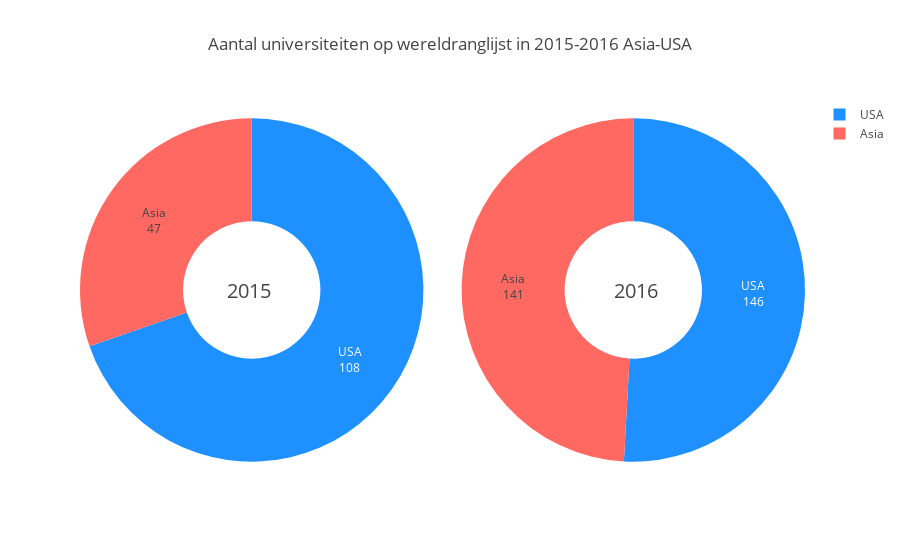

The code cell stored with this chart in its notebook:
### Code cell
pie_yy()

### Figure 1 — Plotly figure (JSON) as saved in the notebook; plotly's stock layout.template omitted (floating-point values rounded to 4 significant figures)
{"data": [{"domain": {"column": 0}, "hole": 0.4, "hoverinfo": "label+value", "labels": ["Asia", "USA"], "marker": {"colors": ["#FF6961", "#1e90ff"]}, "name": "2015", "textinfo": "label+value", "type": "pie", "uid": "77148113-b526-46e4-ae14-0659a48f60d9", "values": [47, 108]}, {"domain": {"column": 1}, "hole": 0.4, "hoverinfo": "label+value", "labels": ["Asia", "USA"], "name": "2016", "textinfo": "label+value", "type": "pie", "uid": "969471c4-605e-494b-8218-7435cbeedf60", "values": [141, 146]}], "layout": {"annotations": [{"font": {"size": 20}, "showarrow": false, "text": "2015", "x": 0.2, "y": 0.5}, {"font": {"size": 20}, "showarrow": false, "text": "2016", "x": 0.8, "y": 0.5}], "grid": {"columns": 2, "rows": 1}, "title": {"text": "Aantal universiteiten op wereldranglijst in 2015-2016 Asia-USA"}}}
